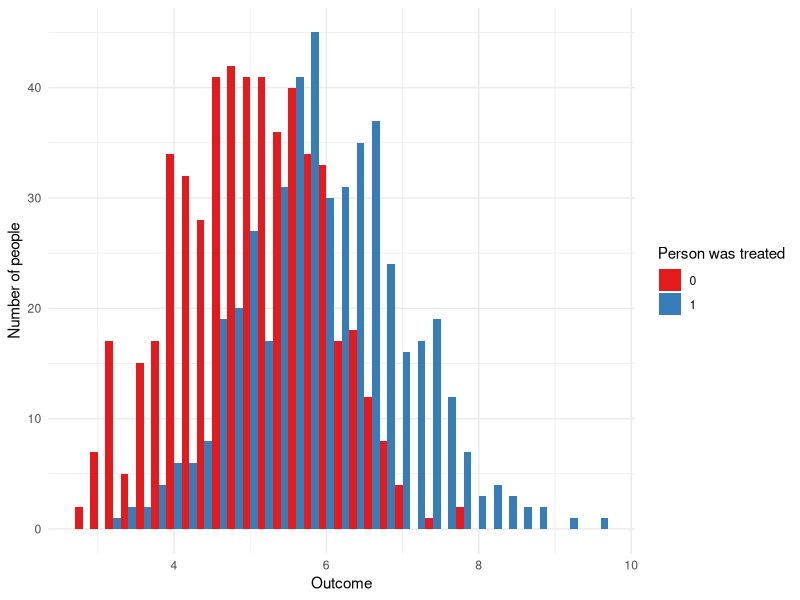

Here is the R script that generated this plot: (Note: this script raises an error after producing the figure.)
## ---- chunk 1
knitr::opts_chunk$set(
  echo = TRUE,
  warning = FALSE,
  message = FALSE,
  R.options = list(width = 80)
)
## ---- chunk 2
library(tidyverse)
netflix_data <- 
  tibble(person = c("Rohan", "Rohan", "Monica", "Monica", "Monica", 
                    "Patricia", "Patricia", "Helen"),
         tv_show = c("Broadchurch", "Duty-Shame", "Broadchurch", "Duty-Shame", 
                     "Shetland", "Broadchurch", "Shetland", "Duty-Shame"),
         hours = c(6.8, 8.0, 0.8, 9.2, 3.2, 4.0, 0.2, 10.2)
         )
## ---- chunk 3
library(tidyverse)

set.seed(853)
# Construct a population so that 25 per cent of people like blue and 75 per cent 
# like white.
population <- 
  tibble(person = c(1:10000),
         favourite_color = sample(x = c("Blue", "White"), 
                                  size  = 10000, 
                                  replace = TRUE,
                                  prob = c(0.25, 0.75)),
         supports_the_leafs = sample(x = c("Yes", "No"), 
                                  size  = 10000, 
                                  replace = TRUE,
                                  prob = c(0.80, 0.20)),
         ) %>% 
  mutate(in_frame = sample(x = c(0:1),
                        size  = 10000, 
                        replace = TRUE)) %>% 
  mutate(group = sample(x = c(1:10),
                        size  = 10000, 
                        replace = TRUE)) %>% 
  mutate(group = ifelse(in_frame == 1, group, NA))
## ---- chunk 4
population %>% 
  filter(in_frame == 1) %>% 
  filter(group %in% c(1, 2)) %>% 
  group_by(group, favourite_color) %>% 
  count()
## ---- chunk 5
library(broom)

population <- 
  population %>% 
  mutate(color_as_integer = case_when(
    favourite_color == "White" ~ 0,
    favourite_color == "Blue" ~ 1,
    TRUE ~ 999
  ))

group_1 <- 
  population %>% 
  filter(group == 1) %>% 
  select(color_as_integer) %>% 
  as.vector() %>% 
  unlist()

group_2 <- 
  population %>% 
  filter(group == 2) %>% 
  select(color_as_integer) %>% 
  unlist()

t.test(group_1, group_2)

# We could also use the tidy function in the broom package.
tidy(t.test(group_1, group_2))
## ---- chunk 6
population %>% 
  filter(in_frame == 1) %>% 
  filter(group %in% c(1, 2)) %>% 
  group_by(group, supports_the_leafs) %>% 
  count()
## ---- chunk 7
just_two_groups <- population %>%
  filter(in_frame == 1) %>%
  filter(group %in% c(1, 2))

aov(group ~ favourite_color, 
    data = just_two_groups) %>% 
  tidy()
## ---- chunk 8
lm(group ~ favourite_color, 
    data = just_two_groups) %>% 
  tidy()
## ---- chunk 9
set.seed(853)
example_data <- tibble(person = c(1:1000),
                       treatment = sample(x = 0:1, size  = 1000, replace = TRUE)
                       )
# We want to make the outcome slightly more likely if they were treated than if not.
example_data <- 
  example_data %>% 
  rowwise() %>% 
  mutate(outcome = if_else(treatment == 0, 
                           rnorm(n = 1, mean = 5, sd = 1),
                           rnorm(n = 1, mean = 6, sd = 1)
                           )
         )

example_data$treatment <- as.factor(example_data$treatment)

example_data %>% 
  ggplot(aes(x = outcome, 
             fill = treatment)) +
  geom_histogram(position = "dodge",
                 binwidth = 0.2) +
  theme_minimal() +
  labs(x = "Outcome",
       y = "Number of people",
       fill = "Person was treated") +
  scale_fill_brewer(palette = "Set1")

example_regression <- lm(outcome ~ treatment, data = example_data)

tidy(example_regression)

## ---- chunk 10
knitr::include_graphics(here::here("figures/drinking_tea.jpg"))
## ---- chunk 11
sample(c(1:8), size = 8, replace = FALSE)
## ---- chunk 12
knitr::include_graphics("https://imgs.xkcd.com/comics/significant.png")
## ---- chunk 13
knitr::include_graphics(here::here("figures/wisdom_over_fortune.jpg"))
## ---- chunk 14
knitr::include_graphics(here::here("figures/toronto_intervention.png"))
## ---- chunk 15
knitr::include_graphics(here::here("figures/wallet_example.png"))
## ---- chunk 16
knitr::include_graphics(here::here("figures/wallet_results.png"))
